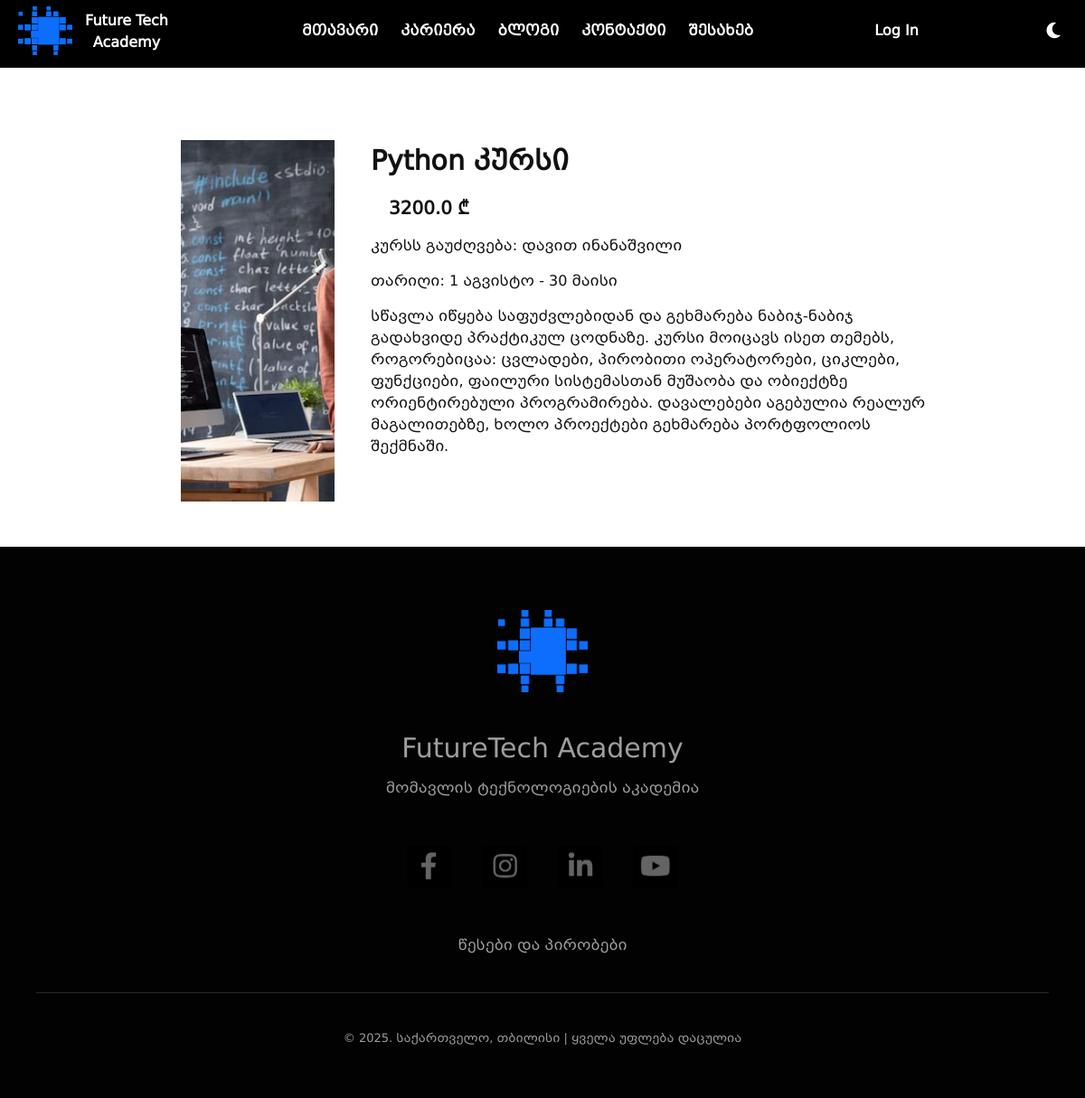
Screenshot of /view/1 with the database file from the repository.
### src/models/course.py (models this page shows, shortened)
class Course(BaseModel):
    __tablename__ = "courses"
    id = db.Column(db.Integer, primary_key=True)
    name = db.Column(db.String(100))
    price = db.Column(db.Float)
    prof = db.Column(db.String(100))
    img = db.Column(db.String(300))
    description = db.Column(db.String(1000))
    date = db.Column(db.String(50))
    user_courses = db.relationship("UserCourse", back_populates="course")

### src/views/course/routes.py (the view)
@course_blueprint.route("/view/<int:courses_id>")
def view_course(courses_id):
    chosen_course = Course.query.get(courses_id)
    return render_template("course/view_course.html", course=chosen_course)

### src/templates/course/view_course.html (shortened to what this page needs)
{% extends "partials/base.html" %}
{% block content %}
<div class="header-div" style="display: block; background-color: black;"></div>
<div class="course-info">
    <div class="prof"><img src="/static/upload/{{ course.img }}" alt="Course Professor"></div>
    <div class="course-description">
        <div class="title">{{ course.name }}</div>
        <div class="price">{{ course.price }} ₾</div>
        <div class="prof-name">კურსს გაუძღვება: {{ course.prof }}</div>
        <div class="date">თარიღი: {{ course.date }}</div>
        <div class="course-information">{{ course.description }}</div>
    </div>
</div>
{% endblock %}

### src/static/styles/css/style.css (style rules this page uses)
body { background-color: #fff; color: #111; }
* { margin: 0; padding: 0; box-sizing: border-box; }
body { font-family: "BPG Mrgvlovani Caps"; text-align: center; }
.header-div { display: none; height: 75px; background-color: transparent; }
.course-info { display: flex; padding: 80px 160px 50px 200px; width: 100%; }
.course-info .prof { width: 400px; height: 400px; margin-right: 40px; overflow: hidden; }
.course-info .prof img { width: 400px; height: 400px; -o-object-fit: cover; object-fit: cover; }
.course-info .course-description { max-width: 630px; text-align: left; display: flex; flex-direction: column; gap: 15px; }
.course-info .course-description .title { font-size: 30px; font-weight: bold; }
.course-info .course-description .price { font-size: 20px; font-weight: bold; margin-left: 20px; }
.course-info .course-description .course-information, .course-info .course-description .prof-name, .course-info .course-description .date { font-family: "BPG Mrgvlovani"; }

### rows the page displays
Course: img (picture), name "Python კურსი", price "3200.0", prof "დავით ინანაშვილი", date "1 აგვისტო - 30 მაისი", description "სწავლა იწყება საფუძვლებიდან და გეხმარება ნაბიჯ-ნაბიჯ გადახვიდე პრაქტიკულ ცოდნაზე. კურსი მოიცავს ისეთ თემებს, როგორებიცაა: ცვლადები, პირობითი ოპერატორები, ციკლები, ფუნქციები, ფაილური სისტემასთან მუშაობა და ობიექტზე ორიენტირებული პროგრამირება. დავალებები აგებულია რეალურ მაგალითებზე, ხოლო პროექტები გეხმარება პორტფოლიოს შექმნაში."
